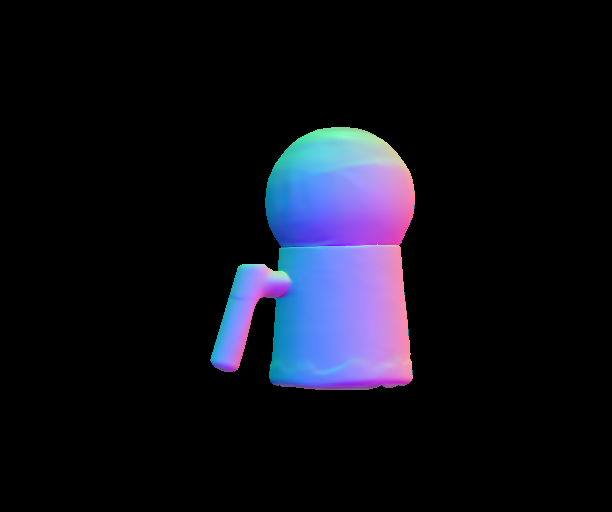
#> input picture mvss-stage23/code/utils/mvss_normal_refined.png, 612 x 512 px, found by its file name
$ python get_black_bg_for_nersp.py
#> lines starting #> are read from the running program, lines starting #| are printed output that depends on the picture
from PIL import Image
import numpy as np

if __name__ == '__main__':
    workdir = 'D:\Desktop\读研期间零碎资料\论文\实验结果\对比实验/360ballcup2/'
    img_name = "mvss_normal_refined.png"
    img = np.array(Image.open(workdir + img_name))[:, :, :3]
#> img is the input picture: shape (512, 612, 3); mean R, G, B 15.6, 16.5, 26.8
    new_img = img.copy()

    # th = 9

    for i in range(img.shape[0]):
        for j in range(img.shape[1]):
            if img[i,j,0] == 0 and img[i,j,1] == 0 and img[i,j,2] == 0:
                new_img[i,j,:] = np.array([255,255,255])
            if img[i,j,0] < img[i,j,1] and img[i-3,j,0] > img[i-3,j,1]:
                new_img[i, j, :] = np.array([255, 255, 255])
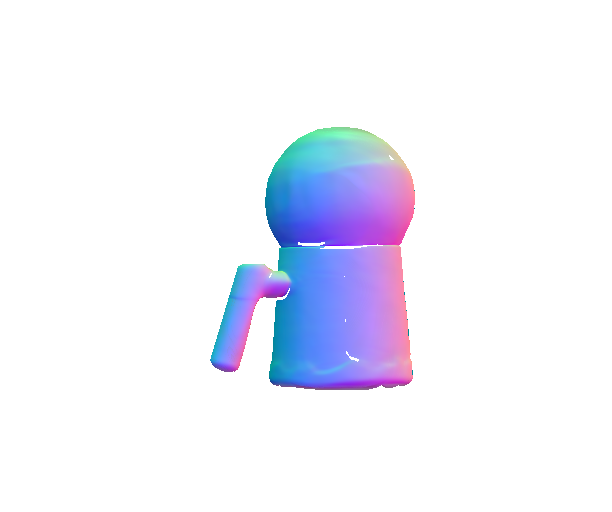
#> new_img: shape (512, 612, 3); mean R, G, B 240.2, 241.1, 251.4

    new_img = Image.fromarray(new_img)
    new_img.save(workdir+"mvss_normal_wbg.png")
